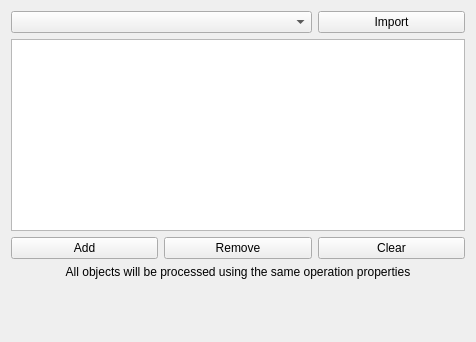
<?xml version="1.0" encoding="UTF-8"?>
<ui version="4.0">
 <class>Form</class>
 <widget class="QWidget" name="Form">
  <property name="geometry">
   <rect>
    <x>0</x>
    <y>0</y>
    <width>476</width>
    <height>342</height>
   </rect>
  </property>
  <property name="sizePolicy">
   <sizepolicy hsizetype="Preferred" vsizetype="Expanding">
    <horstretch>0</horstretch>
    <verstretch>0</verstretch>
   </sizepolicy>
  </property>
  <property name="windowTitle">
   <string>Form</string>
  </property>
  <property name="windowIcon">
   <iconset resource="../Path.qrc">
    <normaloff>:/icons/Path_BaseGeometry.svg</normaloff>:/icons/Path_BaseGeometry.svg</iconset>
  </property>
  <layout class="QGridLayout" name="gridLayout">
   <item row="3" column="0">
    <widget class="QPushButton" name="addBase">
     <property name="toolTip">
      <string>&lt;html&gt;&lt;head/&gt;&lt;body&gt;&lt;p&gt;Add selected features to the list of base geometries for this operation.&lt;/p&gt;&lt;/body&gt;&lt;/html&gt;</string>
     </property>
     <property name="text">
      <string>Add</string>
     </property>
    </widget>
   </item>
   <item row="3" column="1">
    <widget class="QPushButton" name="deleteBase">
     <property name="toolTip">
      <string>&lt;html&gt;&lt;head/&gt;&lt;body&gt;&lt;p&gt;Remove the selected list items from the list of base geometries. The operation will not be applied to them.&lt;/p&gt;&lt;/body&gt;&lt;/html&gt;</string>
     </property>
     <property name="text">
      <string>Remove</string>
     </property>
    </widget>
   </item>
   <item row="7" column="0">
    <spacer name="verticalSpacer">
     <property name="orientation">
      <enum>Qt::Vertical</enum>
     </property>
     <property name="sizeHint" stdset="0">
      <size>
       <width>20</width>
       <height>40</height>
      </size>
     </property>
    </spacer>
   </item>
   <item row="3" column="2">
    <widget class="QPushButton" name="clearBase">
     <property name="toolTip">
      <string>&lt;html&gt;&lt;head/&gt;&lt;body&gt;&lt;p&gt;Clears list of base geometries.&lt;/p&gt;&lt;/body&gt;&lt;/html&gt;</string>
     </property>
     <property name="text">
      <string>Clear</string>
     </property>
    </widget>
   </item>
   <item row="6" column="0" colspan="3">
    <widget class="QLabel" name="label">
     <property name="text">
      <string>All objects will be processed using the same operation properties</string>
     </property>
     <property name="alignment">
      <set>Qt::AlignCenter</set>
     </property>
     <property name="wordWrap">
      <bool>true</bool>
     </property>
    </widget>
   </item>
   <item row="2" column="0" colspan="3">
    <widget class="QListWidget" name="baseList">
     <property name="enabled">
      <bool>true</bool>
     </property>
     <property name="sizePolicy">
      <sizepolicy hsizetype="MinimumExpanding" vsizetype="MinimumExpanding">
       <horstretch>0</horstretch>
       <verstretch>0</verstretch>
      </sizepolicy>
     </property>
     <property name="toolTip">
      <string>&lt;html&gt;&lt;head/&gt;&lt;body&gt;&lt;p&gt;Select one or more features in the 3d view and press 'Add' to add them as the base items for this operation.&lt;/p&gt;&lt;p&gt;&lt;br/&gt;&lt;/p&gt;&lt;p&gt;Selected features can be deleted entirely.&lt;/p&gt;&lt;/body&gt;&lt;/html&gt;</string>
     </property>
     <property name="selectionMode">
      <enum>QAbstractItemView::ExtendedSelection</enum>
     </property>
    </widget>
   </item>
   <item row="0" column="2">
    <widget class="QPushButton" name="geometryImportButton">
     <property name="text">
      <string>Import</string>
     </property>
    </widget>
   </item>
   <item row="0" column="0" colspan="2">
    <widget class="QComboBox" name="geometryImportList">
     <property name="sizePolicy">
      <sizepolicy hsizetype="Expanding" vsizetype="Fixed">
       <horstretch>0</horstretch>
       <verstretch>0</verstretch>
      </sizepolicy>
     </property>
     <property name="toolTip">
      <string notr="true">&lt;html&gt;&lt;head/&gt;&lt;body&gt;&lt;p&gt;List of operations with Base Geometry in current Job.&lt;/p&gt;&lt;/body&gt;&lt;/html&gt;</string>
     </property>
    </widget>
   </item>
  </layout>
 </widget>
 <resources>
  <include location="../Path.qrc"/>
 </resources>
 <connections/>
</ui>
